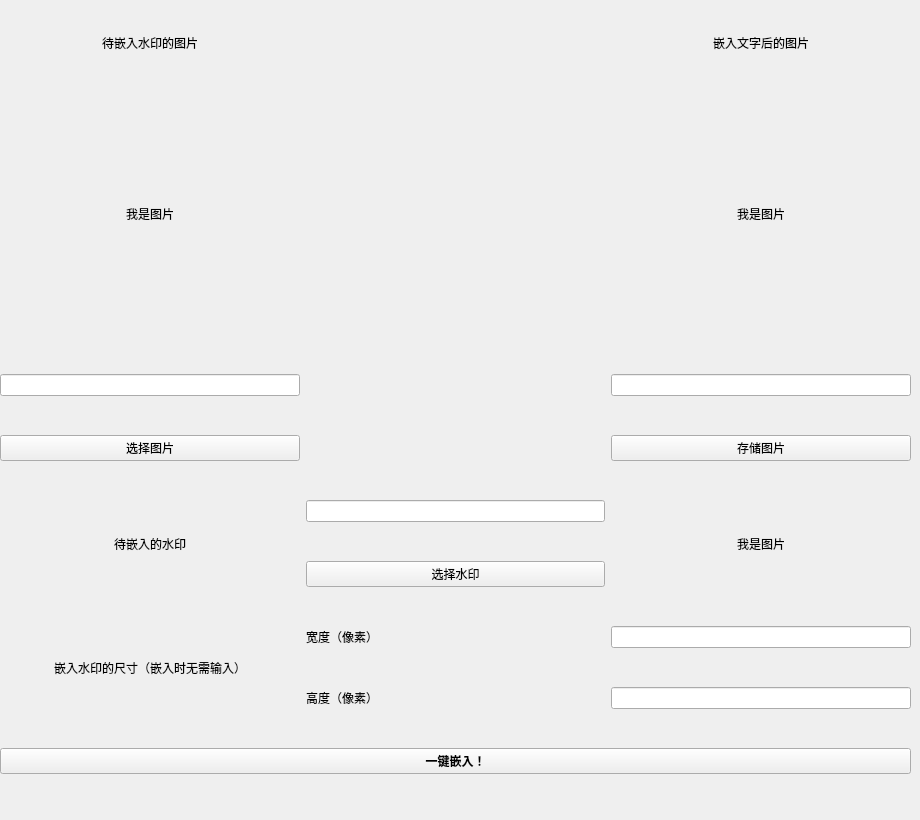
      <widget class="QWidget" name="page_43">
       <widget class="QWidget" name="gridLayoutWidget_28">
        <property name="geometry">
         <rect>
          <x>0</x>
          <y>0</y>
          <width>911</width>
          <height>811</height>
         </rect>
        </property>
        <layout class="QGridLayout" name="gridLayout_31">
         <item row="2" column="2">
          <widget class="QLineEdit" name="lineEdit_48"/>
         </item>
         <item row="1" column="2">
          <widget class="QLabel" name="label_156">
           <property name="maximumSize">
            <size>
             <width>391</width>
             <height>243</height>
            </size>
           </property>
           <property name="text">
            <string>我是图片</string>
           </property>
           <property name="alignment">
            <set>Qt::AlignCenter</set>
           </property>
          </widget>
         </item>
         <item row="0" column="2">
          <widget class="QLabel" name="label_159">
           <property name="maximumSize">
            <size>
             <width>16777215</width>
             <height>20</height>
            </size>
           </property>
           <property name="text">
            <string>嵌入文字后的图片</string>
           </property>
           <property name="alignment">
            <set>Qt::AlignCenter</set>
           </property>
          </widget>
         </item>
         <item row="2" column="0">
          <widget class="QLineEdit" name="lineEdit_47"/>
         </item>
         <item row="8" column="1">
          <widget class="QLabel" name="label_115">
           <property name="text">
            <string>宽度（像素）</string>
           </property>
          </widget>
         </item>
         <item row="0" column="0">
          <widget class="QLabel" name="label_157">
           <property name="maximumSize">
            <size>
             <width>16777215</width>
             <height>20</height>
            </size>
           </property>
           <property name="text">
            <string>待嵌入水印的图片</string>
           </property>
           <property name="alignment">
            <set>Qt::AlignCenter</set>
           </property>
          </widget>
         </item>
         <item row="3" column="0">
          <widget class="QPushButton" name="pushButton_105">
           <property name="text">
            <string>选择图片</string>
           </property>
          </widget>
         </item>
         <item row="11" column="0" colspan="3">
          <widget class="QPushButton" name="pushButton_104">
           <property name="font">
            <font>
             <family>宋体</family>
             <weight>75</weight>
             <italic>false</italic>
             <bold>true</bold>
            </font>
           </property>
           <property name="text">
            <string>一键嵌入！</string>
           </property>
          </widget>
         </item>
         <item row="8" column="0" rowspan="2">
          <widget class="QLabel" name="label_158">
           <property name="text">
            <string>嵌入水印的尺寸（嵌入时无需输入）</string>
           </property>
           <property name="alignment">
            <set>Qt::AlignCenter</set>
           </property>
          </widget>
         </item>
         <item row="8" column="2">
          <widget class="QLineEdit" name="lineEdit_29"/>
         </item>
         <item row="1" column="0">
          <widget class="QLabel" name="label_155">
           <property name="maximumSize">
            <size>
             <width>391</width>
             <height>243</height>
            </size>
           </property>
           <property name="text">
            <string>我是图片</string>
           </property>
           <property name="alignment">
            <set>Qt::AlignCenter</set>
           </property>
          </widget>
         </item>
         <item row="9" column="2">
          <widget class="QLineEdit" name="lineEdit_49"/>
         </item>
         <item row="6" column="1">
          <widget class="QPushButton" name="pushButton_81">
           <property name="text">
            <string>选择水印</string>
           </property>
          </widget>
         </item>
         <item row="3" column="2">
          <widget class="QPushButton" name="pushButton_106">
           <property name="text">
            <string>存储图片</string>
           </property>
          </widget>
         </item>
         <item row="9" column="1">
          <widget class="QLabel" name="label_116">
           <property name="text">
            <string>高度（像素）</string>
           </property>
          </widget>
         </item>
         <item row="5" column="1">
          <widget class="QLineEdit" name="lineEdit_31"/>
         </item>
         <item row="5" column="0" rowspan="2">
          <widget class="QLabel" name="label_160">
           <property name="text">
            <string>待嵌入的水印</string>
           </property>
           <property name="alignment">
            <set>Qt::AlignCenter</set>
           </property>
          </widget>
         </item>
         <item row="5" column="2" rowspan="2">
          <widget class="QLabel" name="label_120">
           <property name="text">
            <string>我是图片</string>
           </property>
           <property name="alignment">
            <set>Qt::AlignCenter</set>
           </property>
          </widget>
         </item>
        </layout>
       </widget>
      </widget>
